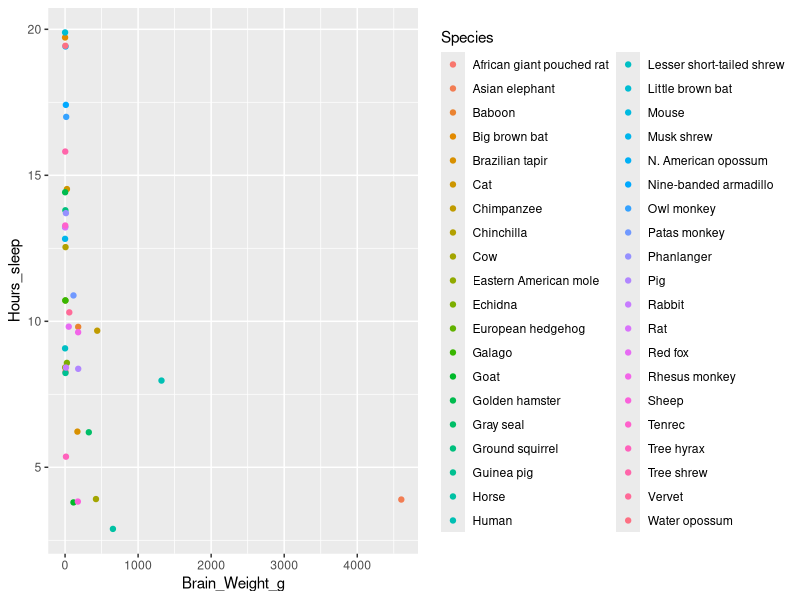

Reproduce this figure in R.
## ---- chunk 1
knitr::opts_chunk$set(echo = TRUE)
## ---- chunk 2
library(tidyverse)
sleep<-read.csv("SleepInMammals.csv")
## ---- chunk 3
sleep
## ---- chunk 4
sleep_simple <-
sleep %>% 
  mutate(Species = Species.of.animal,
         Body_Weight_kg = Body.Weight..kg. ,
         Brain_Weight_g = Brain.Weight..g. ,
        Hours_sleep = Total.sleep..hrs.day. ,
        Life_span = Maximum.life.span..years.) %>% 
  select(Species, Body_Weight_kg, Brain_Weight_g, Hours_sleep, Life_span )
## ---- chunk 5
sleep_simple %>% 
  ggplot() +
  geom_jitter(aes(x = Brain_Weight_g, y = Hours_sleep, color = Species, fill = Species))
